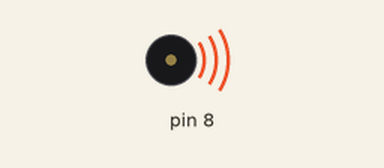
This sketch was run on a simulated Arduino Uno, built with avr-gcc and run on an emulated ATmega328P. On the bench: buzzer (waves = sounding).

Above: at 0.1 s.
At 2.3 s:
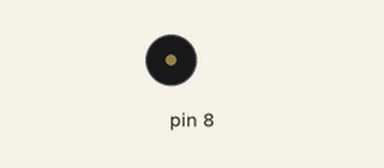
Timing chart, 0 to 3.8 s (numbered marks = the images above):
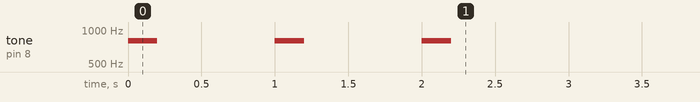

The sketch:

week03-1.ino
```cpp
//week03_1_pinMode(8,OUTPUT)_tone(8,800,200)_delay(1000)
void setup() {
  // put your setup code here, to run once:
  pinMode(8,OUTPUT);
  tone(8,800,200);
  delay(1000);
  pinMode(8,OUTPUT);
  tone(8,800,200);
  delay(1000);
  pinMode(8,OUTPUT);
  tone(8,800,200);
  delay(1000);
}

void loop() {
  // put your main code here, to run repeatedly:

}
```
